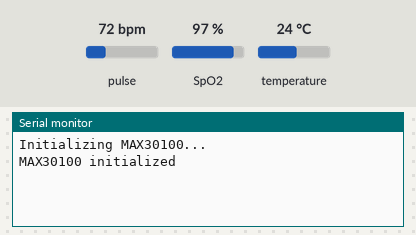
Simulated run of this sketch. Board: Arduino Uno, built with avr-gcc and run on an emulated ATmega328P. On the bench: the last lines printed to the serial monitor. The test bench sets the inputs (shaded band); at power-on: pulse 72 bpm, temperature 24 °C, SpO2 97 %.

Above: at 1.5 s.
1.6 s: pulse set to 42 bpm
At 2.1 s:
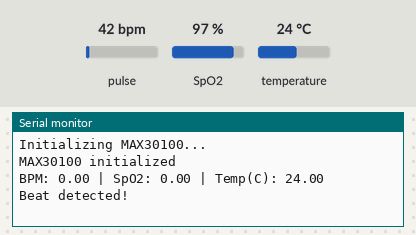
3.1 s: temperature set to 12 °C
At 4.3 s:
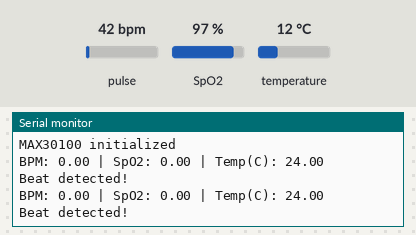
4.6 s: SpO2 set to 80 %
At 5.5 s:
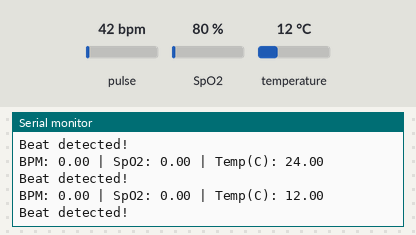
6.1 s: temperature set to 19 °C
At 6.6 s:
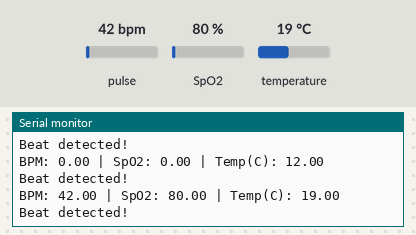
7.6 s: pulse set to 70 bpm
At 8.9 s:
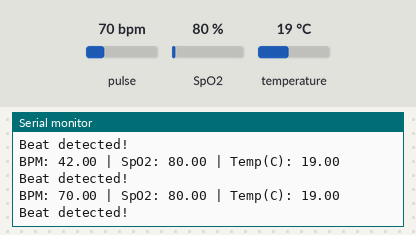
Timing chart, 0 to 10.1 s (numbered marks = the images above; inputs shaded):
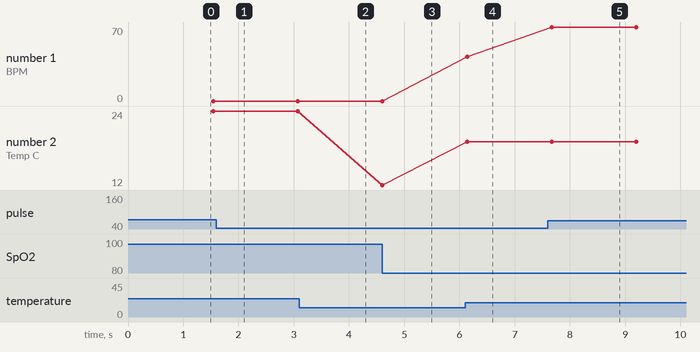

Measured:
- after the input at 6.1 s, the serial monitor: prints a new line at once (image 4)
- after the input at 7.6 s, the serial monitor: prints a new line after 0.07 s (image 5)
- plotted number 1: 42 → 70 after the input at 7.6 s
- plotted number 2: 12 → 19 after the input at 6.1 s

The sketch:

combined_monitoring.ino
```cpp
#include <Wire.h>
#include "MAX30100_PulseOximeter.h"
#include <OneWire.h>
#include <DallasTemperature.h>

#define ONE_WIRE_BUS 2
#define REPORTING_PERIOD_MS 1000

// Temperature sensor setup
OneWire oneWire(ONE_WIRE_BUS);
DallasTemperature tempSensor(&oneWire);

// MAX30100 setup
PulseOximeter pox;
uint32_t tsLastReport = 0;

void onBeatDetected() {
  Serial.println("Beat detected!");
}

void setup() {
  Serial.begin(9600);

  // Initialize temperature sensor
  tempSensor.begin();

  // Initialize MAX30100
  Serial.println("Initializing MAX30100...");
  if (!pox.begin()) {
    Serial.println("FAILED to initialize MAX30100");
    for (;;);
  } else {
    Serial.println("MAX30100 initialized");
  }

  pox.setOnBeatDetectedCallback(onBeatDetected);
}

void loop() {
  // Update MAX30100 readings
  pox.update();

  // Read temperature
  tempSensor.requestTemperatures();
  float tempC = tempSensor.getTempCByIndex(0);

  // Every 1 second, print all sensor values
  if (millis() - tsLastReport > REPORTING_PERIOD_MS) {
    float bpm = pox.getHeartRate();
    float spo2 = pox.getSpO2();

    Serial.print("BPM: ");
    Serial.print(bpm);
    Serial.print(" | SpO2: ");
    Serial.print(spo2);
    Serial.print(" | Temp(C): ");
    Serial.println(tempC);

    tsLastReport = millis();
  }
}
```
